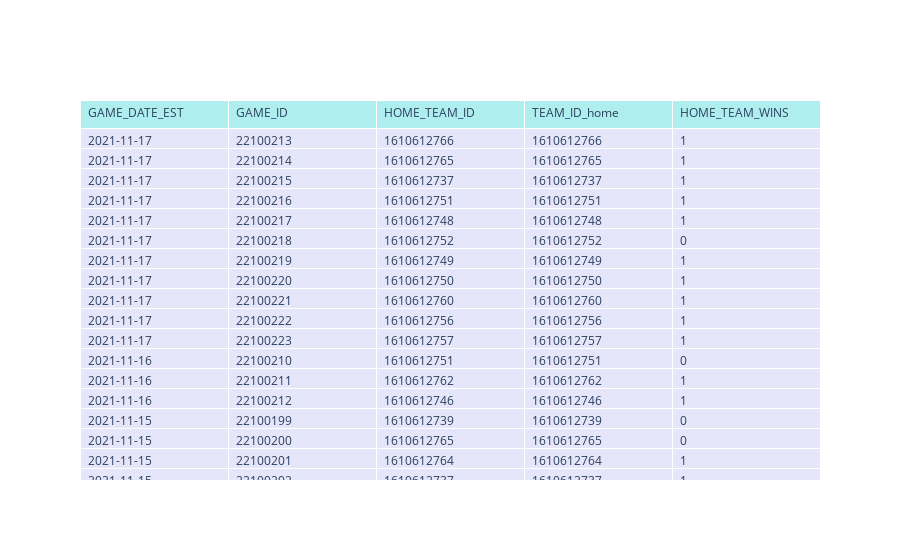

Notebook code cell kept with this figure:
### Code cell
fig = go.Figure(data=[go.Table(
    header=dict(values=list(games_data[["GAME_DATE_EST","GAME_ID","HOME_TEAM_ID","TEAM_ID_home","HOME_TEAM_WINS"]]),
                fill_color='paleturquoise',
                align='left'),
    cells=dict(values=[games_data.GAME_DATE_EST,games_data.GAME_ID, games_data.HOME_TEAM_ID, games_data.TEAM_ID_home, games_data.HOME_TEAM_WINS],
               fill_color='lavender',
               align='left'))
])

fig.show()

### Figure 1 — Plotly figure (JSON) as saved in the notebook; plotly's stock layout.template omitted (floating-point values rounded to 4 significant figures; data arrays with more than 128 entries replaced by an {"elided": "..."} marker saying what was removed)
{"data": [{"cells": {"align": "left", "fill": {"color": "lavender"}, "values": {"elided": "5x25024 mixed values"}}, "header": {"align": "left", "fill": {"color": "paleturquoise"}, "values": ["GAME_DATE_EST", "GAME_ID", "HOME_TEAM_ID", "TEAM_ID_home", "HOME_TEAM_WINS"]}, "type": "table"}], "layout": {}}
